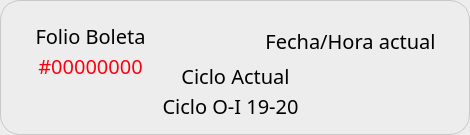
     <widget class="QFrame" name="frame_2">
      <property name="geometry">
       <rect>
        <x>670</x>
        <y>70</y>
        <width>470</width>
        <height>135</height>
       </rect>
      </property>
      <property name="autoFillBackground">
       <bool>false</bool>
      </property>
      <property name="styleSheet">
       <string notr="true">border-width:1px;
border-color:rgb(200, 200, 200);
background:rgb(237, 237, 237);
border-style:solid;
border-radius:20px;</string>
      </property>
      <widget class="QLabel" name="Folio">
       <property name="geometry">
        <rect>
         <x>20</x>
         <y>20</y>
         <width>141</width>
         <height>31</height>
        </rect>
       </property>
       <property name="font">
        <font>
         <family>Bahnschrift</family>
         <pointsize>-1</pointsize>
         <weight>50</weight>
         <italic>false</italic>
         <bold>false</bold>
        </font>
       </property>
       <property name="styleSheet">
        <string notr="true">font:20px;
border-radius:0px;
background:transparent;
border-color: rgb(237, 237, 237);</string>
       </property>
       <property name="text">
        <string>Folio Boleta</string>
       </property>
       <property name="alignment">
        <set>Qt::AlignCenter</set>
       </property>
      </widget>
      <widget class="QLabel" name="FolioNum">
       <property name="geometry">
        <rect>
         <x>30</x>
         <y>50</y>
         <width>121</width>
         <height>31</height>
        </rect>
       </property>
       <property name="palette">
        <palette>
         <active>
          <colorrole role="WindowText">
           <brush brushstyle="SolidPattern">
            <color alpha="255">
             <red>252</red>
             <green>0</green>
             <blue>15</blue>
            </color>
           </brush>
          </colorrole>
          <colorrole role="Button">
           <brush brushstyle="SolidPattern">
            <color alpha="0">
             <red>0</red>
             <green>0</green>
             <blue>0</blue>
            </color>
           </brush>
          </colorrole>
          <colorrole role="Base">
           <brush brushstyle="SolidPattern">
            <color alpha="0">
             <red>0</red>
             <green>0</green>
             <blue>0</blue>
            </color>
           </brush>
          </colorrole>
          <colorrole role="Window">
           <brush brushstyle="SolidPattern">
            <color alpha="0">
             <red>0</red>
             <green>0</green>
             <blue>0</blue>
            </color>
           </brush>
          </colorrole>
         </active>
         <inactive>
          <colorrole role="WindowText">
           <brush brushstyle="SolidPattern">
            <color alpha="255">
             <red>252</red>
             <green>0</green>
             <blue>15</blue>
            </color>
           </brush>
          </colorrole>
          <colorrole role="Button">
           <brush brushstyle="SolidPattern">
            <color alpha="0">
             <red>0</red>
             <green>0</green>
             <blue>0</blue>
            </color>
           </brush>
          </colorrole>
          <colorrole role="Base">
           <brush brushstyle="SolidPattern">
            <color alpha="0">
             <red>0</red>
             <green>0</green>
             <blue>0</blue>
            </color>
           </brush>
          </colorrole>
          <colorrole role="Window">
           <brush brushstyle="SolidPattern">
            <color alpha="0">
             <red>0</red>
             <green>0</green>
             <blue>0</blue>
            </color>
           </brush>
          </colorrole>
         </inactive>
         <disabled>
          <colorrole role="WindowText">
           <brush brushstyle="SolidPattern">
            <color alpha="255">
             <red>128</red>
             <green>128</green>
             <blue>128</blue>
            </color>
           </brush>
          </colorrole>
          <colorrole role="Button">
           <brush brushstyle="SolidPattern">
            <color alpha="0">
             <red>0</red>
             <green>0</green>
             <blue>0</blue>
            </color>
           </brush>
          </colorrole>
          <colorrole role="Base">
           <brush brushstyle="SolidPattern">
            <color alpha="0">
             <red>0</red>
             <green>0</green>
             <blue>0</blue>
            </color>
           </brush>
          </colorrole>
          <colorrole role="Window">
           <brush brushstyle="SolidPattern">
            <color alpha="0">
             <red>0</red>
             <green>0</green>
             <blue>0</blue>
            </color>
           </brush>
          </colorrole>
         </disabled>
        </palette>
       </property>
       <property name="font">
        <font>
         <family>Bahnschrift</family>
         <pointsize>-1</pointsize>
         <weight>50</weight>
         <italic>false</italic>
         <bold>false</bold>
        </font>
       </property>
       <property name="styleSheet">
        <string notr="true">font:20px;
border-radius:0px;
background:transparent;
border-color: rgb(237, 237, 237);</string>
       </property>
       <property name="text">
        <string>#00000000</string>
       </property>
       <property name="alignment">
        <set>Qt::AlignCenter</set>
       </property>
      </widget>
      <widget class="QLabel" name="Ciclo">
       <property name="geometry">
        <rect>
         <x>170</x>
         <y>60</y>
         <width>131</width>
         <height>31</height>
        </rect>
       </property>
       <property name="font">
        <font>
         <family>Bahnschrift</family>
         <pointsize>-1</pointsize>
         <weight>50</weight>
         <italic>false</italic>
         <bold>false</bold>
        </font>
       </property>
       <property name="styleSheet">
        <string notr="true">font:20px;
border-radius:0px;
background:transparent;
border-color: rgb(237, 237, 237);</string>
       </property>
       <property name="text">
        <string>Ciclo Actual</string>
       </property>
       <property name="alignment">
        <set>Qt::AlignCenter</set>
       </property>
      </widget>
      <widget class="QLabel" name="Ciclo_edit">
       <property name="geometry">
        <rect>
         <x>150</x>
         <y>90</y>
         <width>161</width>
         <height>31</height>
        </rect>
       </property>
       <property name="font">
        <font>
         <family>Bahnschrift</family>
         <pointsize>-1</pointsize>
         <weight>50</weight>
         <italic>false</italic>
         <bold>false</bold>
        </font>
       </property>
       <property name="styleSheet">
        <string notr="true">font:20px;
border-radius:0px;
background:transparent;
border-color: rgb(237, 237, 237);</string>
       </property>
       <property name="text">
        <string>Ciclo O-I 19-20</string>
       </property>
       <property name="alignment">
        <set>Qt::AlignCenter</set>
       </property>
      </widget>
      <widget class="QLabel" name="Fecha">
       <property name="geometry">
        <rect>
         <x>250</x>
         <y>20</y>
         <width>201</width>
         <height>41</height>
        </rect>
       </property>
       <property name="font">
        <font>
         <family>Bahnschrift</family>
         <pointsize>-1</pointsize>
         <weight>50</weight>
         <italic>false</italic>
         <bold>false</bold>
        </font>
       </property>
       <property name="styleSheet">
        <string notr="true">font:20px;
border-radius:0px;
background:transparent;
border-color: rgb(237, 237, 237);</string>
       </property>
       <property name="text">
        <string>Fecha/Hora actual</string>
       </property>
       <property name="alignment">
        <set>Qt::AlignCenter</set>
       </property>
      </widget>
     </widget>
